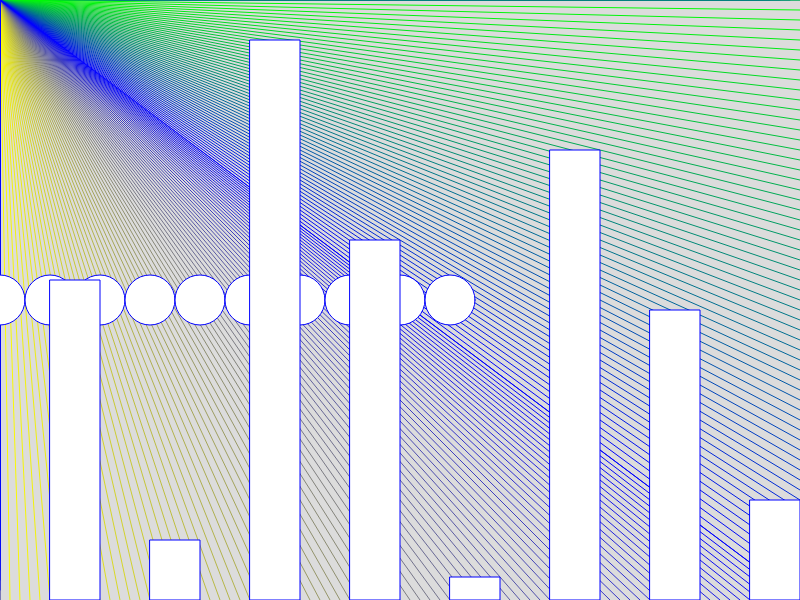
Frame 1 (no input)
Frame 60 (no input): identical to frame 1, image omitted
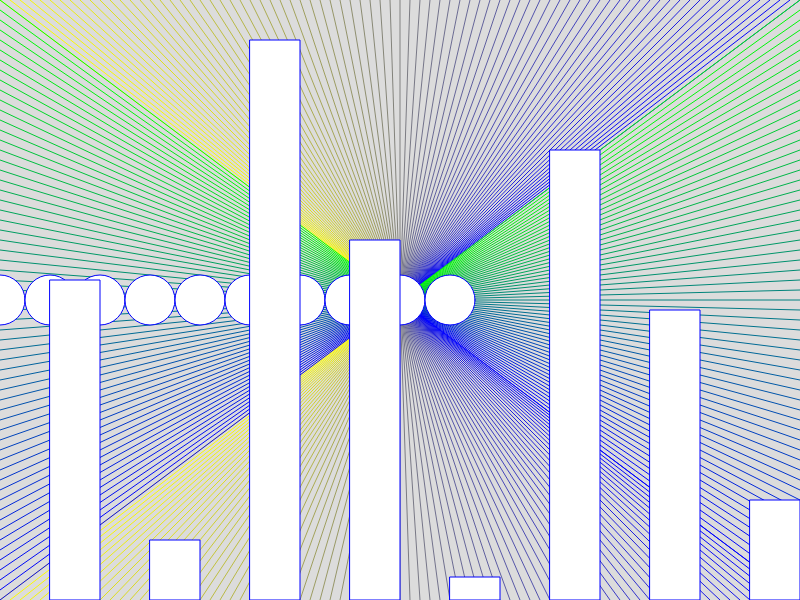
Frame 120 (the mouse pressed at the canvas centre since frame 60)

The p5.js sketch that drew these frames (run headless with seeded random() and noise() and a simulated clock; from frame 60 on, the mouse is pressed at the canvas centre):

// p5.js sketch
// ── sketch.js
let balkenArray = [320, 60, 560, 360, 23, 450, 290, 100];

function setup() {
  createCanvas(800, 600);
}

function draw() {
  background(220);

  /*line(0, 0, mouseX, mouseY);
  line(10, 0, mouseX, mouseY);
  line(20, 0, mouseX, mouseY);
  line(30, 0, mouseX, mouseY);
  line(40, 0, mouseX, mouseY);
  line(50, 0, mouseX, mouseY);*/

  // WHILE SCHLEIFE
  // while(CONDITION) {
  //   führe den Block solange immer wieder aus, bis die Bedingung 
  //   nicht mehr true ist
  //}

  let counter = 0;
  while(counter <= width){
    // OUTPUT = map(INPUT, INPUT_START, INPUT_END, OUTPUT_START, OUTPUT_END);
    let redVal =  map(counter, 0, width, 255, 0);
    let blueVal = 255 - redVal; // map(counter, 0, width, 0, 255);
    stroke(redVal, redVal, blueVal);
    line(counter, 0, mouseX, mouseY);
    line(counter, height, mouseX, mouseY);
    counter = counter + 10;
  }

  let yPos = 0;
  while(yPos <= height){
    // OUTPUT = map(INPUT, INPUT_START, INPUT_END, OUTPUT_START, OUTPUT_END);
    let val =  map(yPos, 0, height, 255, 0);
    stroke(0, val, 255 - val);
    line(0, yPos, mouseX, mouseY);
    line(width, yPos, mouseX, mouseY);
    yPos = yPos + 10;
  }


  // FOR LOOP
  // for( COUNTERDEFINITION; CONDITION; INCREMENTOR){ ... }
  for(let i = 0; i<10; i = i+1){
    ellipse(i*50, height/2, 50, 50);
  }

  for(let index = 0; index < balkenArray.length; index++){
    rect( 50 + index*100, height - balkenArray[index], 50, balkenArray[index]);
    //rect( 150, height - balkenArray[1], 50, balkenArray[1]);
  }
}
